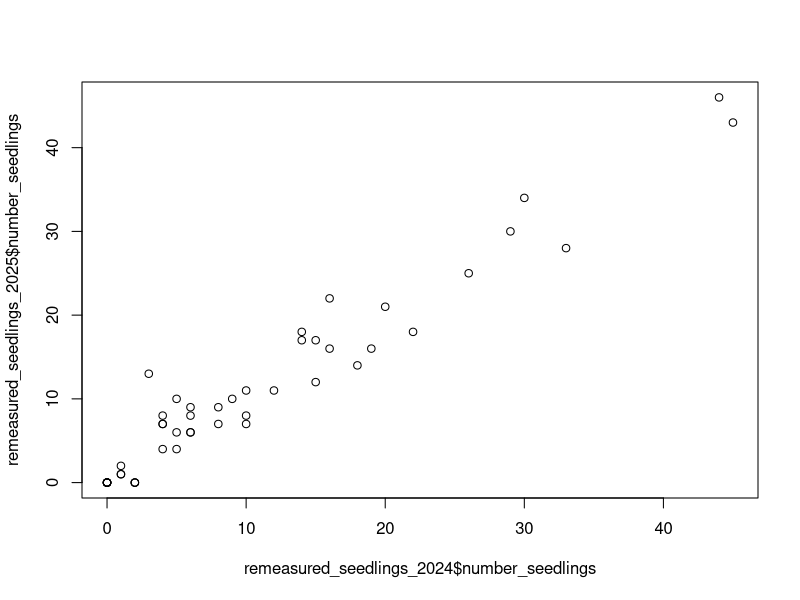
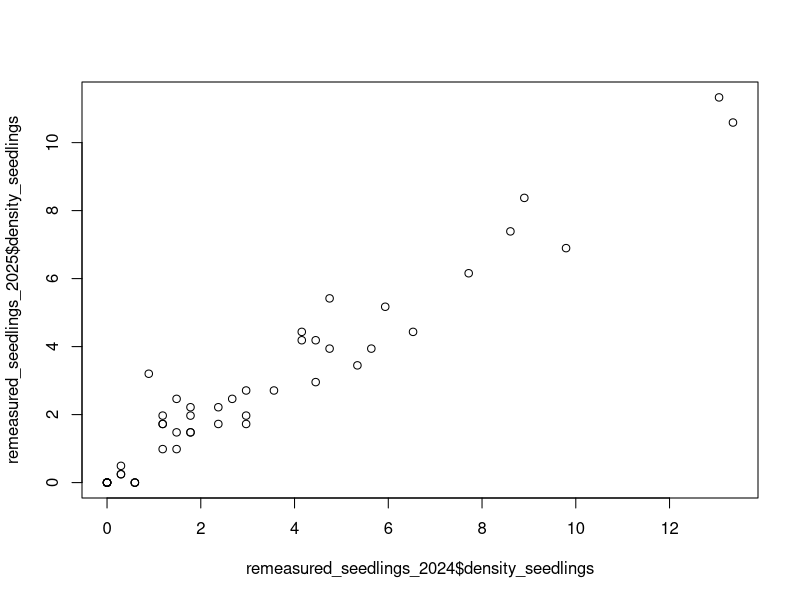
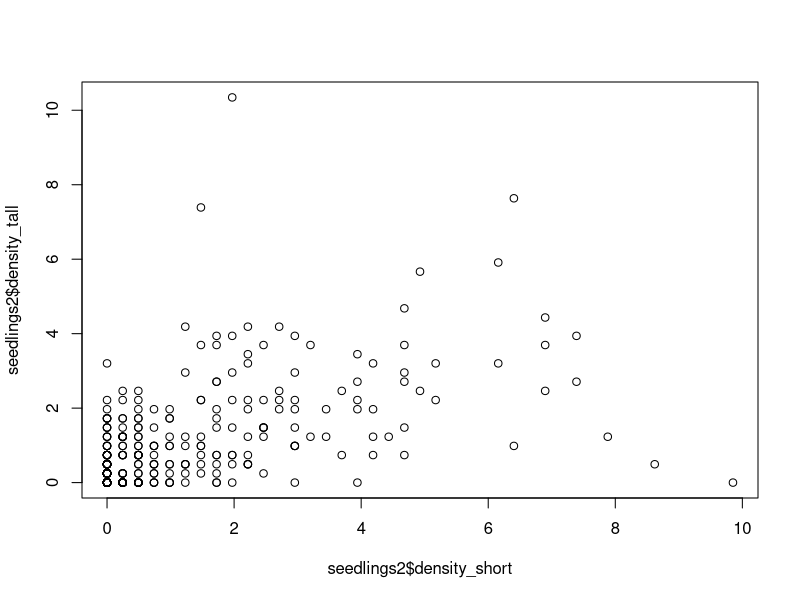
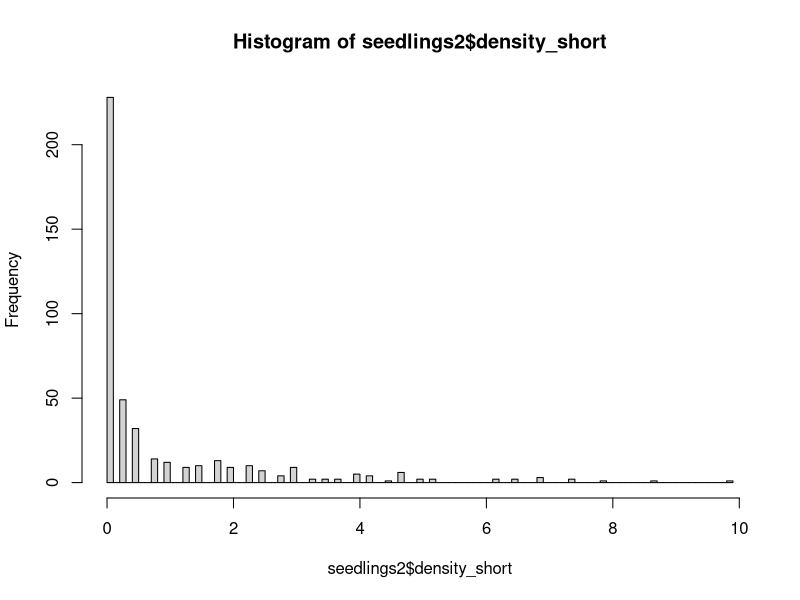
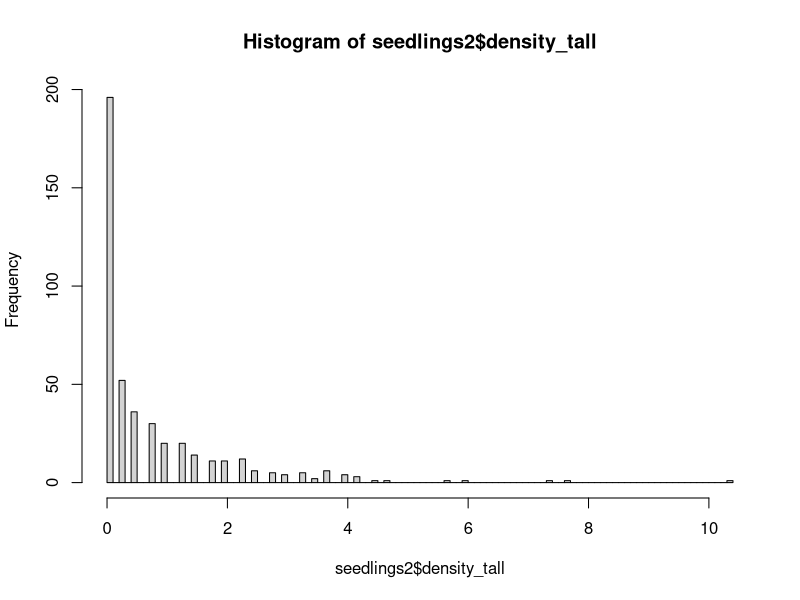
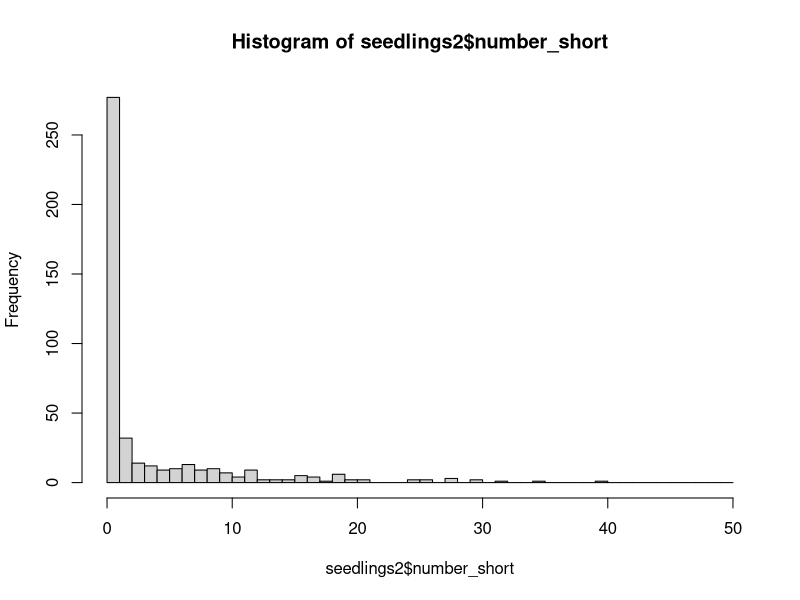
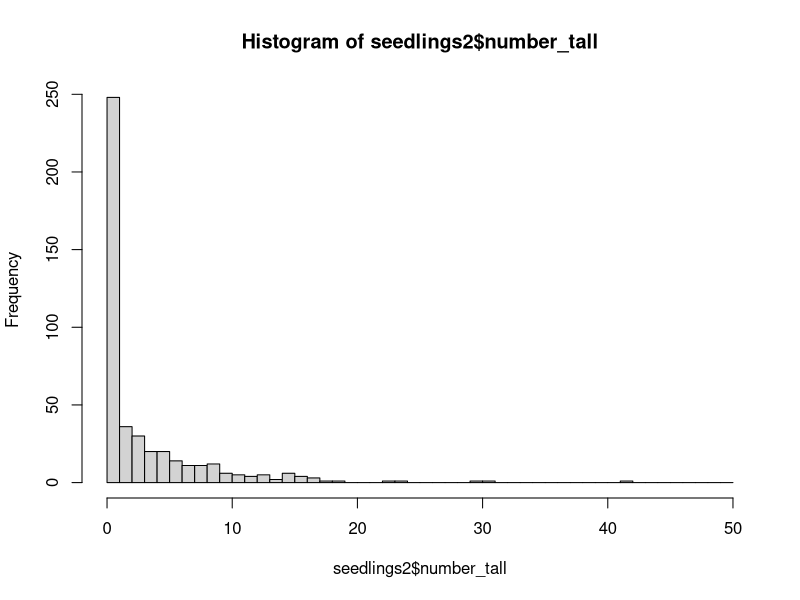
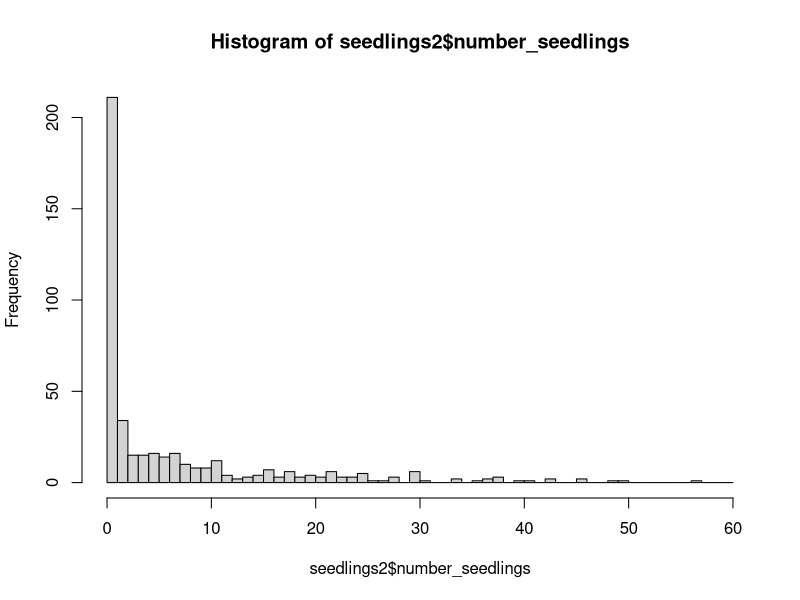

These figures' R source, in order:
# Aaron Tayal
# July 7, 2025
# The goal is to combine the 2024 and 2025 datasets. Do all the same
# things as for the 2024 data but now include the 2025 ash seedlings, saplings,
# and trees.

# Note: We re-measured some of the plots at Pontiac because the microplot PVC was
# too small in May 2024. 

library(ggplot2)
library(dplyr)


# Hydroclass -----------------------------------------------------------------

hydro <- read.csv("Raw_data/MI-plot-hydroclasses.csv")
str(hydro)
hydro$mstrlvl <- as.factor(hydro$mstrlvl)
# The column "mstrlvl" is either xeric, mesic, or hydric. All plots in one
# transect (3 plots) will have the same assignment of mstrlvl. I will also 
# call this the "hydroclass". The column "plotmstr" has a value from 1 to 5 
# (1 being driest and 5 being the most flooded). The "plotmstr" value can
# vary within a transect. I think it is based on the results of some kind of 
# soil moisture test, and also from personal experience of the moisture level
# of the plot (W. Klooster, personal communication)

# Note: "MI-plot-hydroclasses.csv" has hydroclass data for 129 plots, including
# some that I do not plan to visit because they are designated "non-ash" plots
# or they are at Brighton.

# Plot centers ################################################################

plot_centers0 <- read.csv("Raw_data/EAB_Michigan_2024_2025_plot_centers.csv")
str(plot_centers0)
# Kayla: for the center_tree column, I would encourage to split that into two 
# (one for species and one for dbh) same for the center tree updated column - done

# There are 111 plots (37 transects) that I plan to visit (and 2 extra rows due 
# to confusion about the true center for plot 75):
nrow(plot_centers0)

# Remove the 2 additional rows listing info on 75_north and 75_south:
plot_centers0 <- plot_centers0[plot_centers0$center_tree_number != "75_north",]
plot_centers0 <- plot_centers0[plot_centers0$center_tree_number != "75_south",]

nrow(plot_centers0)

# Make transect and park into factors:
plot_centers0$Transect <- as.factor(plot_centers0$Transect)
plot_centers0$Park <- as.factor(plot_centers0$Park)

# Make center tree number into an integer:
plot_centers0$center_tree_number <- as.integer(plot_centers0$center_tree_number)

# There are 111 plots that I have collected seedling data (not counting 75_north):
sum(plot_centers0$seedlings_done_y_n == "y")

# Similarly, there are 111 plots that I have collected sapling data (not counting 
# 75_north):
sum(plot_centers0$saplings_done_y_n == "y")

# There are 111 plots that I have collected tree data for (not counting 75_north).
sum(plot_centers0$trees_done_y_n == "y")

# Join the hydroclass data into the plot_centers dataframe:
plot_centers <- right_join(hydro, plot_centers0, by="center_tree_number")
nrow(plot_centers) == nrow(plot_centers0)

# Try to understand which hydroclasses (hydric, mesic, xeric) are found at 
# each Park:
table((plot_centers %>% filter(Park == "Highland"))$mstrlvl)
table((plot_centers %>% filter(Park == "Hudson Mills"))$mstrlvl)
table((plot_centers %>% filter(Park == "Indian Springs"))$mstrlvl)
table((plot_centers %>% filter(Park == "Island Lake"))$mstrlvl)
table((plot_centers %>% filter(Park == "Kensington"))$mstrlvl)
table((plot_centers %>% filter(Park == "Pontiac Lake"))$mstrlvl)
table((plot_centers %>% filter(Park == "Proud Lake"))$mstrlvl)
table(plot_centers$mstrlvl)

#write.csv(plot_centers, file="EAB_Michigan_2024_2025_plot_centers_with_hydro.csv", row.names = FALSE)

# Seedlings -------------------------------------------------------------------

seedlings <- read.csv("Raw_data/EAB_Michigan_2024_2025_ash_seedlings.csv")
str(seedlings)
# At one plot (75 at Indian Springs), we found two center trees marked 75.
# The true, original plot 75 is the one I want to use. I called this one 
# "75_south" in my datasheet this year. So I need to remove "75_north" rows and
# rename "75_south" rows as simply "75".
seedlings <- seedlings[seedlings$center_tree_number != "75_north",]
seedlings$center_tree_number[seedlings$center_tree_number == "75_south"] <- "75"
str(seedlings)

seedlings$center_tree_number <- as.integer(seedlings$center_tree_number)

# To combine the data on plot centers with the seedling data, I want to
# keep all rows in seedlings:
seedlings2 <- right_join(plot_centers, seedlings, by="center_tree_number")
# Test if the number of rows are the same,
# indicating that the datasets combined sucessfully:
nrow(seedlings2) == nrow(seedlings)

# We recorded data for each quadrant of each microplot, so I need to add up the
# four quadrants for short seedlings (those that are shorter than 25 cm):
seedlings2$number_short <- 
  seedlings2$northeast_number_established_short +
  seedlings2$southeast_number_established_short +
  seedlings2$southwest_number_established_short +
  seedlings2$northwest_number_established_short

# Same for tall seedlings:
seedlings2$number_tall <- 
  seedlings2$northeast_number_established_tall +
  seedlings2$southeast_number_established_tall +
  seedlings2$southwest_number_established_tall +
  seedlings2$northwest_number_established_tall

# Now make a column for the total number of seedlings (both short and tall):
seedlings2$number_seedlings <- seedlings2$number_short + seedlings2$number_tall

# Now I need to divide the raw counts by the area of the circular microplot to
# get the density. The density will be in units of stems per meter^2. 
# Note: because our first trip used a slightly smaller microplot to record 
# seedling numbers, I have a column to record the area of the microplot used.
seedlings2$density_short <-
  (seedlings2$number_short / seedlings2$area_of_microplot_m_squared)

seedlings2$density_tall <-
  (seedlings2$number_tall / seedlings2$area_of_microplot_m_squared)

seedlings2$density_seedlings <- 
  (seedlings2$number_seedlings / seedlings2$area_of_microplot_m_squared)

# Note: We re-measured some of the plots at Pontiac and Kensington in 2025 
# because the microplot PVC was too small in May 2024. I need to make sure these 
# measurements are roughly equivalent.
table(seedlings2$center_tree_number) # Some were measured twice
sum(table(seedlings2$center_tree_number) == 8) # 12 plots
remeasured_plots <- c(1, 2, 3, 49, 50, 53, 94, 95, 96, 97, 98, 99)

remeasured_seedlings_2024 <- seedlings2 %>% 
  filter(year_of_data_collection==2024 & center_tree_number %in% remeasured_plots)
remeasured_seedlings_2025 <- seedlings2 %>% 
  filter(year_of_data_collection==2025 & center_tree_number %in% remeasured_plots)

plot(remeasured_seedlings_2024$number_seedlings, remeasured_seedlings_2025$number_seedlings)
lm(remeasured_seedlings_2025$number_seedlings ~ remeasured_seedlings_2024$number_seedlings)

plot(remeasured_seedlings_2024$density_seedlings, remeasured_seedlings_2025$density_seedlings)
lm(remeasured_seedlings_2025$density_seedlings ~ remeasured_seedlings_2024$density_seedlings)

# I'm just going to go with the 2025 data, because that used the correct
# microplot size that was used for all the other plots. Take the 2024 plots
# out that were remeasured in 2025:
seedlings2 <- seedlings2 %>% 
  filter(!(year_of_data_collection==2024 & center_tree_number %in% remeasured_plots))

# For a common sense check, I'll plot the density of short seedlings against
# the density of tall seedlings.  I predict (prior to seeing it) that they 
# will be correlated.
plot(seedlings2$density_short,
     seedlings2$density_tall)

# I will plot histograms for short and tall seedlings. I want to know what is 
# the qualitative shape of the distribution:
hist(seedlings2$density_short, breaks=100)
hist(seedlings2$density_tall, breaks=100)

hist(seedlings2$number_short, breaks=seq(0,50,1)) # I wanted to see the count data, too
hist(seedlings2$number_tall, breaks=seq(0,50,1))
hist(seedlings2$number_seedlings, breaks=seq(0,60,1))

# Note: the stem density variables are pseudo-continuous, but really they are
# discrete, because the counts are discrete, and so there are only a limited
# number of values that the density can take.

# Summarise seedlings by plot #################################################

# I want to take an average of the 4 microplots in order to report data at the 
# plot level. 

# IMPORTANT NOTE: sometimes, we forgot to write the percent cover
# for 1 out of 4 of the microplots. I have instructed the code to strip NA values
# before taking the mean.

seedlings_by_plot <- seedlings2 %>% group_by(center_tree_number) %>% 
  summarise(number_microplots = n(),
            mean_percent_cover_seedlings = mean(percent_cover_0_0.5_1_3.5_8_15.5_25.5_etc, 
                                                na.rm=TRUE),
            mean_density_short_seedlings = mean(density_short),
            mean_density_tall_seedlings = mean(density_tall),
            mean_density_seedlings = mean(density_seedlings),
            total_number_short_seedlings = sum(number_short),
            total_number_tall_seedlings = sum(number_tall),
            total_number_seedlings = sum(number_seedlings))

# Create an overall data table at the plot level that records all variables
ash_by_plot1 <- left_join(plot_centers, seedlings_by_plot, by="center_tree_number")

# Saplings --------------------------------------------------------------------

saplings <- read.csv("Raw_data/EAB_Michigan_2024_2025_ash_saplings.csv")
str(saplings)
# Remove 75_north and rename 75_south to 75 (see seedlings for details)
saplings <- saplings[saplings$center_tree_number != "75_north",]
saplings$center_tree_number[saplings$center_tree_number == "75_south"] <- "75"

saplings$center_tree_number <- as.integer(saplings$center_tree_number)

# Recode the ash species presence or absence as 0 or 1
saplings$black_ash_present_0_1 <- 
  ifelse(saplings$black_ash_present_y_n == "y", 1,
         ifelse(saplings$black_ash_present_y_n == "n", 0, NA))

saplings$green_white_pumpkin_ash_present_0_1 <- 
  ifelse(saplings$green_white_pumpkin_ash_present_y_n == "y", 1,
         ifelse(saplings$green_white_pumpkin_ash_present_y_n == "n", 0, NA))

# Compute the number of saplings showing signs or symptoms of EAB:
saplings$number_stems_with_signs_symptoms <- round(
  saplings$number_of_stems * saplings$percent_stems_with_signs_or_symptoms / 100,
  digits = 0)

# What was the most common sign or symptom for ash saplings?
sum(saplings$number_of_stems != 0) # 170 subplot quadrants where nonzero numbers of ash saplings
sum(saplings$EAB_exit_holes_y_n == "y", na.rm=TRUE) # no exit holes were found on saplings
sum(saplings$woodpecker_marks_y_n == "y", na.rm=T) # 1 quadrant with woodpecker marks on saplings
sum(saplings$ash_bark_splitting_y_n == "y", na.rm=T) # 38 quadrants with ash bark splitting on saplings
sum(saplings$epicormic_sprouts_y_n == "y", na.rm = T) # 10 quadrants with epicormics on saplings
sum(saplings$basal_sprouts_y_n == "y", na.rm = T) # 6 quadrants with basal sprouts on saplings

# Trying to add in the plot center info to this dataframe:
saplings2 <- right_join(plot_centers, saplings, by="center_tree_number")
nrow(saplings) == nrow(saplings2)


# Saplings were counted in each quadrant, so I want to sum up the quadrants
# to get a total number of saplings by plot
saplings_by_plot <- saplings2 %>% group_by(center_tree_number) %>% 
  summarise(number_subplot_quadrants=n(),
            number_saplings = sum(number_of_stems),
            number_subplot_quadrants_with_black_ash_saplings = 
              sum(black_ash_present_0_1, na.rm = F),
            number_subplot_quadrants_with_green_white_pumpkin_ash_saplings = 
              sum(green_white_pumpkin_ash_present_0_1, na.rm = F),
            number_saplings_with_signs_symptoms = 
              sum(number_stems_with_signs_symptoms, na.rm=T))

# Make a dataframe that shows all the plots with nonzero numbers of saplings:
plots_with_nonzero_saplings <- saplings_by_plot %>% filter(number_saplings != 0)

# To find the density of saplings, I need to divide the number of saplings 
# found in the subplot (8 meters in radius) by the area of that subplot. 
# The area of the subplot is 201.062 m^2. The unit will be stems per m^2.
saplings_by_plot$density_saplings_stems_per_m_squared <- 
  saplings_by_plot$number_saplings / 201.062

# Join saplings_by_plot to the overall ash_by_plot dataframe:
ash_by_plot2 <- left_join(ash_by_plot1, saplings_by_plot, by="center_tree_number")

# Small trees and trees -------------------------------------------------------

trees <- read.csv("Raw_data/EAB_Michigan_2024_2025_ash_trees.csv")

# Remove 75_north and rename 75_south to 75 (see seedlings for details)
trees <- trees[trees$center_tree_number != "75_north",]
trees$center_tree_number[trees$center_tree_number == "75_south"] <- "75"

trees$center_tree_number <- as.integer(trees$center_tree_number)
trees$ash_species <- as.factor(trees$ash_species)
trees$canopy_condition_1_5 <- as.factor(trees$canopy_condition_1_5)

# Add in plot center data
trees2 <- right_join(plot_centers, trees, by="center_tree_number")
nrow(trees) == nrow(trees2)

# Remove any rows where the species of tree is not ash (keep rows where 
# ash_species is NA)
# Note: the hickory and Zanthoxylum rows were tagged trees
levels(trees2$ash_species)
trees2 <- trees2[( trees2$ash_species != "hickory" | is.na(trees2$ash_species) ), ]
trees2 <- trees2[( trees2$ash_species != "Zanthoxylum (prickly ash)" | is.na(trees2$ash_species) ), ]
trees2$ash_species <- droplevels(trees2$ash_species)
levels(trees2$ash_species)

# I want to make a column that simplifies ash_species so that there are only 
# three categories: black, green/white/pumpkin, and unknown
trees2$ash_species_simple <- as.character(trees2$ash_species)
trees2$ash_species_simple[trees2$ash_species_simple == "green"] <- "green_white_or_pumpkin"
trees2$ash_species_simple[trees2$ash_species_simple == "green or pumpkin"] <- "green_white_or_pumpkin"
trees2$ash_species_simple[trees2$ash_species_simple == "green or white"] <- "green_white_or_pumpkin"
trees2$ash_species_simple[trees2$ash_species_simple == "green white or pumpkin"] <- "green_white_or_pumpkin"
trees2$ash_species_simple[trees2$ash_species_simple == "black?"] <- "unknown"
trees2$ash_species_simple[trees2$ash_species_simple == "?"] <- "unknown"
trees2$ash_species_simple[trees2$ash_species_simple == "green?"] <- "unknown"
trees2$ash_species_simple[trees2$ash_species_simple == "white?"] <- "unknown"
trees2$ash_species_simple <- as.factor(trees2$ash_species_simple)
table(trees2$ash_species_simple)

# Are all the center tree numbers that I visited covered in the ash tree dataset?
sort(unique(trees2$center_tree_number)) # Yes they are. I did not visit
# Brighton

# Make sure the variable that records which quadrant the tree was in is accurate:
trees2$quadrant_NE_SE_SW_NW <- as.factor(trees2$quadrant_NE_SE_SW_NW)
summary(trees2$quadrant_NE_SE_SW_NW)
trees2[trees2$quadrant_NE_SE_SW_NW == "?",] # The only rows with ? for quadrant
# are about 100 meters from the center (and so will be filtered out)

# Which rows are simply recording the absence of any trees?
c <- trees2$center_tree_number[trees2$quadrant_NE_SE_SW_NW == "none"] # center tree #s of rows recording the absence of a tree
c
unique(c)
d <- trees2$center_tree_number[trees2$quadrant_NE_SE_SW_NW != "none"] # center tree #s of rows recording the presence of a tree
unique(d)
intersect(unique(c), unique(d)) # Make sure no trees are recorded from plots
# also marked as having no trees.

# We only recorded compass direction at the beginning of summer 2024
# (it was a lot of work). But we can at least check the data against quadrant
# to see if they agree
trees2$compass_direction <- as.numeric(trees2$compass_direction)
ggplot(data=trees2, aes(x=quadrant_NE_SE_SW_NW, y=compass_direction)) +
  geom_point() +
  geom_hline(yintercept=90) +
  geom_hline(yintercept=180) +
  geom_hline(yintercept=270)
# Looks like there are three rows where compass direction and quadrant disagree:
trees2[trees2$compass_direction > 270 & trees2$quadrant_NE_SE_SW_NW != "NW" &
         is.na(trees2$compass_direction) == FALSE , ]
# All of these three rows were tagged ash. When it comes time to identify tagged
# ash in datasets from previous years, we will know about this issue. I'm not
# going to try to change anything right now.

# I want to create a new dataframe of trees so that small trees (2.5-10 cm DBH)
# are counted only if they occur within the 8 meter radius subplot. Furthermore,
# trees (10 cm DBH and up) are counted only if they occur within the 18 meter
# radius main plot

# First I need to change the variable distance_to_center_meters into a 
# numeric variable.  For many of the trees inside the 8 meter subplot, we
# simply wrote "less than 8" to indicate it was in the subplot. So now I 
# will name these as 4 (4 meters) even though they ranged from 0 m to 8 m
trees2$distance_to_center_meters_simple <- trees2$distance_to_center_meters
trees2$distance_to_center_meters_simple[trees2$distance_to_center_meters_simple == "less than 8"] <- "4"
trees2$distance_to_center_meters_simple[trees2$distance_to_center_meters_simple == "between 8 and 18"] <- "13"
trees2$distance_to_center_meters_simple[trees2$distance_to_center_meters_simple == "greater than 18"] <- "25"
trees2$distance_to_center_meters_simple[trees2$distance_to_center_meters_simple == "approx 100 m"] <- "100"
trees2$distance_to_center_meters_simple <- as.numeric(trees2$distance_to_center_meters_simple)
hist(trees2$distance_to_center_meters_simple, breaks=100)

# Filter small and big trees ###################################################

# Small trees must be >= 2.5 cm DBH AND < 10 cm DBH AND distance to the center
# must be <= 8 meters
small_trees <- trees2 %>% dplyr::filter(quadrant_NE_SE_SW_NW != "none") %>%
  dplyr::filter(diameter_at_137_cm_in_cm >= 2.5) %>%
  dplyr::filter(diameter_at_137_cm_in_cm < 10) %>%
  dplyr::filter(distance_to_center_meters_simple <= 8)
plot(small_trees$diameter_at_137_cm_in_cm)
hist(small_trees$diameter_at_137_cm_in_cm, breaks=50)
plot(small_trees$distance_to_center_meters_simple)

# Big trees must be >= 10 cm DBH AND distance to the center must be <= 18 meters
big_trees <- trees2 %>% dplyr::filter(quadrant_NE_SE_SW_NW != "none") %>%
  dplyr::filter(diameter_at_137_cm_in_cm >= 10) %>%
  dplyr::filter(distance_to_center_meters_simple <= 18)
plot(big_trees$diameter_at_137_cm_in_cm) # Note the one giant dead standing ash 
# tree. The rest of the trees are under 15 cm DBH.
plot(big_trees$distance_to_center_meters_simple)

# Make a dataframe that combines the (individual observations of) small trees 
# and big trees:
all.equal(colnames(small_trees), colnames(big_trees)) # column names are the same
small_and_big_trees <- bind_rows(small_trees, big_trees)

#write.csv(small_and_big_trees, file="Cleaned_data/individual_trees.csv", row.names = FALSE)

# Summarise ash tree occurence by plot #########################################

# Now, create a summary of how many ash small trees were found in each plot
# and what the basal area was. To calculate basal area, take the diameters, 
# and convert to areas and add them up, then convert the units from cm^2 to 
# meters^2 by dividing by 10,000. Note: I have not yet divided
# by the area of the subplot yet.
small_trees_by_plot <- small_trees %>% group_by(center_tree_number) %>%
  summarise(number_small_trees = n(),
            number_small_trees_green_white_or_pumpkin = sum(ash_species_simple=="green_white_or_pumpkin"),
            number_small_trees_black = sum(ash_species_simple=="black"),
            number_small_trees_unknown_species = sum(ash_species_simple=="unknown"),
            basal_area_small_trees_in_m_squared = 
              sum(pi * (diameter_at_137_cm_in_cm / 2) ^ 2) / 10000,
            number_living_small_trees = sum(canopy_condition_1_5 != 5 | is.na(canopy_condition_1_5)), # Note: there is one tree with no canopy condition entered (we forgot), but it
            # can be inferred by the comments that this tree was alive
            basal_area_living_small_trees_in_m_squared = 
              sum(pi * ((ifelse(canopy_condition_1_5 != 5 | is.na(canopy_condition_1_5), 
                                diameter_at_137_cm_in_cm, 0)) / 2) ^ 2) / 10000,
            
            number_healthy_small_trees = sum(canopy_condition_1_5 == 1, na.rm = TRUE),
            number_declining_small_trees = sum(canopy_condition_1_5 %in% c(2,3,4), na.rm = TRUE),
            number_dead_small_trees = sum(canopy_condition_1_5 == 5, na.rm = TRUE)
  )


# Now, for any center tree numbers not mentioned in small_trees_by_plot,
# but that are in trees2, I'd like to put another row with a zero in it:
b <- sort(unique(trees2$center_tree_number))
b # b is all the center tree numbers where presence/absence of trees was recorded
e <- small_trees_by_plot$center_tree_number
e # e is all the center tree numbers where small trees were found in the subplot
f <- sort(setdiff(b, e)) # f is all the center tree numbers were zero small
# trees were found in the subplot
f

# Add a row for each center tree where no small trees were found in the subplot:
for (k in (1:length(f))){
  info <- data.frame(center_tree_number=f[k])
  info$number_small_trees <- 0
  info$number_small_trees_green_white_or_pumpkin <- 0
  info$number_small_trees_black <- 0
  info$number_small_trees_unknown_species <- 0
  info$basal_area_small_trees_in_m_squared <- 0
  info$number_living_small_trees <- 0
  info$basal_area_living_small_trees_in_m_squared <- 0
  info$number_healthy_small_trees <- 0
  info$number_declining_small_trees <- 0
  info$number_dead_small_trees <- 0
  small_trees_by_plot <- small_trees_by_plot %>% bind_rows(info)
}

# Reorder the rows by center_tree_number
small_trees_by_plot <- small_trees_by_plot %>% arrange(center_tree_number)

small_trees_by_plot$center_tree_number

# To find the density of small trees, I need to divide the number of them 
# found in the subplot (8 meters in radius) by the area of that subplot. 
# The area of the subplot is 201.062 m^2. Then I'll multiply by 10,000 to convert
# to hectares:
small_trees_by_plot$density_small_trees_stems_per_ha <- 
  ( small_trees_by_plot$number_small_trees / 201.062 ) * 10000 # 10,000 m^2 in 1 ha

# Now find the basal area of small trees in meters^2 per hectare. I do this by 
# dividing by the area of the subplot over which small trees were recorded and
# then multiplying by 10,000 to convert into meters^2 of basal area per hectare
small_trees_by_plot$basal_area_small_trees_m_squared_per_ha <-
  ( small_trees_by_plot$basal_area_small_trees_in_m_squared / 201.062 ) * 10000

# Find the density of living small trees:
small_trees_by_plot$density_living_small_trees_stems_per_ha <- 
  ( small_trees_by_plot$number_living_small_trees / 201.062 ) * 10000

# Find the basal area of living small trees in m^2 / ha:
small_trees_by_plot$basal_area_living_small_trees_m_squared_per_ha <-
  ( small_trees_by_plot$basal_area_living_small_trees_in_m_squared / 201.062 ) * 10000


# Now the same type of summary for big trees
big_trees_by_plot <- big_trees %>% group_by(center_tree_number) %>%
  summarise(number_big_trees = n(),
            number_living_big_trees = sum(canopy_condition_1_5 != 5),
            basal_area_big_trees_in_m_squared = 
              sum(pi * (diameter_at_137_cm_in_cm / 2) ^ 2) / 10000,
            basal_area_living_big_trees_in_m_squared = 
              sum(pi * ((ifelse(canopy_condition_1_5 != 5, 
                                diameter_at_137_cm_in_cm, 0)) / 2) ^ 2) / 10000
  )

# Now merge big_trees_by_plot into the small_trees_by_plot dataframe:
trees_by_plot <- full_join(small_trees_by_plot, 
                           big_trees_by_plot, by="center_tree_number")
# Replace NAs with zeros for number of big trees and basal area of big trees:
trees_by_plot$number_big_trees[is.na(trees_by_plot$number_big_trees)] <- 0
trees_by_plot$number_living_big_trees[is.na(trees_by_plot$number_living_big_trees)] <- 0
trees_by_plot$basal_area_big_trees_in_m_squared[is.na(trees_by_plot$basal_area_big_trees_in_m_squared)] <- 0
trees_by_plot$basal_area_living_big_trees_in_m_squared[is.na(trees_by_plot$basal_area_living_big_trees_in_m_squared)] <- 0

# Calculate the density of big trees in stems per hectare:
trees_by_plot$density_big_trees_stems_per_ha <- 
  ( trees_by_plot$number_big_trees / 1017.876 ) * 10000

# Calculate the basal area of big trees in meters^2 per hectare
trees_by_plot$basal_area_big_trees_m_squared_per_ha <-
  ( trees_by_plot$basal_area_big_trees_in_m_squared / 1017.876 ) * 10000

# Calculate the density of *living* big trees in stems per hectare:
trees_by_plot$density_living_big_trees_stems_per_ha <- 
  ( trees_by_plot$number_living_big_trees / 1017.876 ) * 10000

# Calculate the basal area of *living* big trees in meters^2 per hectare
trees_by_plot$basal_area_living_big_trees_m_squared_per_ha <-
  ( trees_by_plot$basal_area_living_big_trees_in_m_squared / 1017.876 ) * 10000

# Combine trees_by_plot with the other ash data:
ash_by_plot <- left_join(ash_by_plot2, trees_by_plot, by="center_tree_number")

# Write the overall dataframe, ash_by_plot, to a csv file
#write.csv(ash_by_plot, file="Cleaned_data/ash_by_plot.csv", row.names = FALSE)

# Summarise ash occurence by transect #########################################

table(ash_by_plot[ash_by_plot$seedlings_done_y_n == "n","Transect"]) 
table(ash_by_plot[ash_by_plot$saplings_done_y_n == "n","Transect"]) 
table(ash_by_plot[ash_by_plot$trees_done_y_n == "n","Transect"]) 
# Note that not all three plots had been visited in 2024 for transects:
# AA (1 visited), DD (2 visited), P (2 visited), 
# Q (2 visited), Z (1 visited but not completed for trees), ZD (0 visited), 
# and ZE (0 visited). 

# UPDATE: ALL PLOTS HAVE BEEN COMPLETED by 2025. THE PLOT CENTERS DATASET NEEDS TO BE 
# UPDATED.

# Transect-level summary 
ash_by_transect <- ash_by_plot %>% group_by(Transect) %>%
  summarize(
    number_of_plots = n(),
    Park=first(Park),
    mstrlvl = first(mstrlvl),
    mean_plotmstr = mean(plotmstr),
    
    # seedlings:
    number_microplots = sum(number_microplots),
    mean_percent_cover_seedlings = mean(mean_percent_cover_seedlings),
    mean_density_short_seedlings = mean(mean_density_short_seedlings), # units are stems/m^2
    mean_density_tall_seedlings = mean(mean_density_tall_seedlings), # stems/m^2
    mean_density_seedlings = mean(mean_density_seedlings), # stems/m^2
    total_number_short_seedlings = sum(total_number_short_seedlings),
    total_number_tall_seedlings = sum(total_number_tall_seedlings),
    total_number_seedlings = sum(total_number_seedlings),
    
    # saplings:
    number_subplot_quadrants = sum(number_subplot_quadrants),
    total_number_saplings = sum(number_saplings),
    mean_density_saplings_stems_per_m_squared = mean(density_saplings_stems_per_m_squared), # stems/m^2
    total_number_saplings_with_signs_symptoms = sum(number_saplings_with_signs_symptoms),
    
    # small trees:
    total_number_small_trees = sum(number_small_trees),
    total_number_small_trees_green_white_or_pumpkin = sum(number_small_trees_green_white_or_pumpkin),
    total_number_small_trees_black = sum(number_small_trees_black),
    total_number_small_trees_unknown_species = sum(number_small_trees_unknown_species),
    total_number_living_small_trees = sum(number_living_small_trees),
    mean_density_small_trees_stems_per_ha = mean(density_small_trees_stems_per_ha),
    mean_density_living_small_trees_stems_per_ha = mean(density_living_small_trees_stems_per_ha),
    mean_basal_area_small_trees_m_squared_per_ha = mean(basal_area_small_trees_m_squared_per_ha),
    mean_basal_area_living_small_trees_m_squared_per_ha = mean(basal_area_living_small_trees_m_squared_per_ha),
    
    # big trees:
    total_number_big_trees = sum(number_big_trees),
    total_number_living_big_trees = sum(number_living_big_trees),
    mean_density_living_big_trees_stems_per_ha = mean(density_living_big_trees_stems_per_ha),
    mean_basal_area_living_big_trees_m_squared_per_ha = mean(basal_area_living_big_trees_m_squared_per_ha)
  )

#write.csv(ash_by_transect, file="Cleaned_data/ash_by_transect.csv", row.names = FALSE)

# Summarize ash occurrence by hydroclass ######################################
# I'd like to make a data table that shows the mean and standard error of 
# each of the ash density variables. This will become a table in my results.

ash_by_transect %>%
  group_by(mstrlvl) %>%
  summarize(
    n = n(),
    mean_density = mean(mean_density_seedlings),
    sd_density = sd(mean_density_seedlings),
    se_density = sd_density / sqrt(n)
  )

ash_by_transect %>% group_by(mstrlvl) %>%
  summarize(mean_percent_cover_seedlings = mean(mean_percent_cover_seedlings),
            std_error_percent_cover_seedlings = sd(mean_percent_cover_seedlings))

ash_by_hydro <- ash_by_transect %>% group_by(mstrlvl) %>%
  summarize(
    number_of_transects = n(),
    mean_plotmstr = mean(mean_plotmstr),
    
    # seedlings:
    number_microplots = sum(number_microplots),
    avrg_perc_cov_seedl = mean(mean_percent_cover_seedlings),
    stder_perc_cov_seedl = sd(mean_percent_cover_seedlings) / sqrt(n()),
    
    avrg_density_short_seedl = mean(mean_density_short_seedlings), # units are stems/m^2
    stder_density_short_seedl = sd(mean_density_short_seedlings) / sqrt(n()),
    
    avrg_density_tall_seedlings = mean(mean_density_tall_seedlings), # stems/m^2
    stder_density_tall_seedl = sd(mean_density_tall_seedlings) / sqrt(n()),
    
    avrg_density_seedl = mean(mean_density_seedlings), # stems/m^2
    stder_density_seedl = sd(mean_density_seedlings) / sqrt(n()),
    
    total_number_short_seedlings = sum(total_number_short_seedlings),
    total_number_tall_seedlings = sum(total_number_tall_seedlings),
    total_number_seedlings = sum(total_number_seedlings),
    
    # saplings:
    number_subplot_quadrants = sum(number_subplot_quadrants),
    
    avrg_density_saplings_stems_per_ha = 10000 * mean(mean_density_saplings_stems_per_m_squared), # stems/m^2
    stder_density_saplings_stems_per_ha = 10000 * sd(mean_density_saplings_stems_per_m_squared) / sqrt(n()),
    
    # small trees:
    
    avrg_density_small_trees_stems_per_ha = mean(mean_density_small_trees_stems_per_ha),
    
    avrg_density_living_small_trees_stems_per_ha = mean(mean_density_living_small_trees_stems_per_ha),
    stder_density_living_small_trees_stems_per_ha = sd(mean_density_living_small_trees_stems_per_ha) / sqrt(n()),
    
    avrg_basal_area_living_small_trees_m_squared_per_ha = mean(mean_basal_area_living_small_trees_m_squared_per_ha),
    stder_basal_area_living_small_trees_m_squared_per_ha = sd(mean_basal_area_living_small_trees_m_squared_per_ha) / 
      sqrt(n()),
    
    # big trees:
    
    avrg_density_living_big_trees_stems_per_ha = mean(mean_density_living_big_trees_stems_per_ha),
    stder_density_living_big_trees_stems_per_ha = sd(mean_density_living_big_trees_stems_per_ha) / sqrt(n()),
    
    avrg_basal_area_living_big_trees_m_squared_per_ha = mean(mean_basal_area_living_big_trees_m_squared_per_ha),
    stder_basal_area_living_big_trees_m_squared_per_ha = sd(mean_basal_area_living_big_trees_m_squared_per_ha) / 
      sqrt(n())
    
      )

#write.csv(ash_by_hydro, file="Cleaned_data/ash_by_hydro.csv", row.names = FALSE)

# NEEDS WORK Graph the data ###################################################

# How many plots had ash of any size class?
ash_by_plot$sum_of_seedlings_saplings_living_small_big_trees <-
  ash_by_plot$total_number_seedlings +
  ash_by_plot$number_saplings +
  ash_by_plot$number_living_small_trees +
  ash_by_plot$number_living_big_trees
sum(ash_by_plot$sum_of_seedlings_saplings_living_small_big_trees != 0, na.rm = T) # 105

# I want to make a violin plot that shows the distribution of seedling densities
# for each of the three hydroclasses (xeric, mesic, and hydric)
ggplot(data=seedlings2, aes(x=factor(mstrlvl), 
                            y=density_seedlings)) +
  geom_violin() +
  geom_jitter(height=0, width=0.1, alpha=0.5) +
  xlab("Hydroclass") +
  ylab(bquote("Density of ash seedlings \n in microplots" ~ (stems/m^2))) + theme_classic()

# Make a graph that shows the seedling densities by hydroclass, at the plot level
ggplot(data=ash_by_plot, aes(x=factor(mstrlvl), y=mean_density_seedlings)) +
  geom_violin() +
  geom_jitter(height=0, width=0.1, alpha=0.5) +
  xlab("Hydroclass of plot") +
  ylab(bquote("Density of ash seedlings \n (stems/m^2)")) +
  scale_y_continuous(breaks=seq(0,9,2)) +
  theme_bw() + theme(text = element_text(size = 15))

# Make a similar graph for short seedlings (under 25 cm):
ggplot(data=ash_by_plot, aes(x=factor(mstrlvl), y=mean_density_short_seedlings)) +
  geom_violin() +
  geom_jitter(height=0, width=0.1, alpha=0.5) +
  xlab("Hydroclass") +
  ylab(bquote("Density of short ash seedlings <25 cm  " ~ (stems/m^2))) +
  theme_bw()

# Same for tall seedlings:
ggplot(data=ash_by_plot, aes(x=factor(mstrlvl), y=mean_density_tall_seedlings)) +
  geom_violin() +
  geom_jitter(height=0, width=0.1, alpha=0.5) +
  xlab("Hydroclass") +
  ylab(bquote("Density of tall ash seedlings 25-137 cm  " ~ (stems/m^2))) +
  theme_bw()

# And for percent cover:
ggplot(data=ash_by_plot, aes(x=factor(mstrlvl), y=mean_percent_cover_seedlings)) +
  geom_violin() +
  geom_jitter(height=0, width=0.1, alpha=0.5) +
  xlab("Hydroclass") +
  ylab("Percent cover of ash seedlings (%)") +
  theme_bw()

# Make a graph that shows the seedling densities by hydroclass, at the transect level:
ggplot(data=ash_by_transect, aes(x=mstrlvl, y=mean_density_seedlings)) +
  geom_violin() +
  geom_jitter(height=0, width=0.1, alpha=0.5) +
  xlab("Hydroclass") +
  ylab(bquote("Density of ash seedlings " ~ (stems/m^2))) +
  scale_y_continuous(breaks=seq(0,9,2)) +
  theme_bw()

# Make a graph that shows the number of seedlings by hydroclass, at the transect level:
ggplot(data=ash_by_transect, aes(x=mstrlvl, y=total_number_seedlings)) +
  geom_violin() +
  geom_jitter(height=0, width=0.1, alpha=0.5) +
  xlab("Hydroclass") +
  ylab("Total number of ash seedlings (stems)") +
  theme_bw()

# Make a graph that shows the percent cover by hydroclass, at the transect level
ggplot(data=ash_by_transect, aes(x=mstrlvl, y=mean_percent_cover_seedlings)) +
  geom_violin() +
  geom_jitter(height=0, width=0.1, alpha=0.5) +
  xlab("Hydroclass") +
  ylab("Percent cover of ash seedlings (%)") +
  theme_bw()

# Make a graph that shows the seedling densities by park, at the transect level:
ggplot(data=ash_by_transect, aes(x=Park, y=mean_density_seedlings)) +
  geom_violin() +
  geom_jitter(height=0, width=0.1, alpha=0.5) +
  xlab("Hydroclass") +
  ylab(bquote("Density of ash seedlings " ~ (stems/m^2))) +
  scale_y_continuous(breaks=seq(0,9,2)) +
  theme_bw()

# Now, make a violin plot that shows the density of saplings found at each plot, 
# as a function of hydroclass
ggplot(data=ash_by_plot, aes(x=factor(mstrlvl), 
                             y=density_saplings_stems_per_m_squared)) + 
  geom_violin() +
  geom_jitter(height=0, width=0.1, alpha=0.5) +
  xlab("Hydroclass of plot") +
  ylab(bquote("Density of ash saplings \n(stems/m^2)")) +
  theme_bw() + theme(text = element_text(size = 15))

# Now, make a violin plot that shows the mean density of saplings found at each 
# transect, as a function of hydroclass
ggplot(data=ash_by_transect, aes(x=mstrlvl, 
                                 y=mean_density_saplings_stems_per_m_squared)) + 
  geom_violin() + geom_jitter(height=0, width=0.1, alpha=0.5) + xlab("Hydroclass") +
  ylab(bquote("Density of ash saplings " ~ (stems/ha))) + theme_bw()

# Now, make a violin plot that shows the density of small trees found at each 
# plot, as a function of hydroclass
ggplot(data=ash_by_plot, 
       aes(x=mstrlvl, y=density_small_trees_stems_per_ha)) + 
  geom_violin() +
  geom_jitter(height=0, width=0.1, alpha=0.5) +
  xlab("Hydroclass") +
  ylab(bquote("Density of ash small trees " ~ (stems/hectare))) +
  theme_bw()

# Make a violin plot that shows the density of small trees and big trees
# found at each plot, as a function of hydroclass
ggplot(data=ash_by_plot, 
       aes(x=mstrlvl, y=density_living_small_trees_stems_per_ha + 
             density_living_big_trees_stems_per_ha)) + 
  geom_violin() +
  geom_jitter(height=0, width=0.1, alpha=0.5) +
  xlab("Hydroclass of plot") +
  ylab("Combined density of living \nunderstory and overstory ash \n(stems/hectare)") +
  theme_bw() + theme(text = element_text(size = 15))


# Plot the basal area per hectare found at each plot as a function of hydroclass:
ggplot(data=ash_by_plot, aes(x=mstrlvl,
                             y=basal_area_small_trees_m_squared_per_ha)) +
  geom_violin() +
  geom_jitter(height=0, width=0.1, alpha=0.5) +
  xlab("Hydroclass") +
  ylab(bquote("Basal area of ash small trees " ~ (m^2/hectare))) +
  theme_bw()

# Now, make a violin plot that shows the number of big trees found at each 
# plot, as a function of hydroclass
ggplot(data=ash_by_plot, aes(x=mstrlvl, 
                             y=density_big_trees_stems_per_ha)) + 
  geom_violin() +
  geom_jitter(height=0, width=0.1, alpha=0.5) +
  xlab("Hydroclass") +
  ylab(bquote("Density of ash big trees " ~ (stems/ha))) +
  theme_bw()

ggplot(data=ash_by_transect, aes(x=mstrlvl, 
                                 y=mean_density_small_trees_stems_per_ha)) + 
  geom_violin() +
  geom_jitter(height=0, width=0.1, alpha=0.5) +
  xlab("Hydroclass") +
  ylab(bquote("Density of ash small trees " ~ (stems/hectare))) +
  theme_bw()

# Graph the basal area per ha of small trees by hydroclass, at the transect level:
ggplot(data=ash_by_transect, aes(x=mstrlvl, 
                                 y=mean_basal_area_small_trees_m_squared_per_ha)) + 
  geom_violin() +
  geom_jitter(height=0, width=0.1, alpha=0.5) +
  xlab("Hydroclass") +
  ylab(bquote("Basal area of ash small trees " ~ (m^2/hectare))) +
  theme_bw()

# Ash tree histograms and scatters #############################################

# How many trees were found of various diameter classes, colored by ash species?
species_colors <- c(black="black", green_white_or_pumpkin="darkgreen", unknown="lightblue")
ggplot(data=small_and_big_trees) +
  geom_histogram(aes(x=diameter_at_137_cm_in_cm, fill=ash_species_simple),
                 position="stack", breaks=c(2.5,5,7.5,10,12.5), color="black") + 
  scale_fill_manual(values=species_colors) + 
  theme_classic() + ylab("Number of stems") + xlab("Diameter at breast height (cm)") +
  guides(fill = guide_legend(title = "Ash species"))

# How many trees were found of various diameter classes, colored by hydroclass?
ggplot(data=small_and_big_trees) +
  geom_histogram(aes(x=diameter_at_137_cm_in_cm, fill=mstrlvl),
                 position="stack", breaks=c(2.5,5,7.5,10, 12.5), color="black") + 
  theme_classic() + xlab("Diameter at breast height (cm)") + ylab("Number of stems") +
  scale_fill_discrete(name = "Hydrological\nclass")

# How many black ash trees were found of various diameter classes, colored by
# canopy condition (1-5)?
black_ash_in_hydric <- filter(small_and_big_trees, ash_species_simple=="black", 
                              mstrlvl=="hydric", !is.na(canopy_condition_1_5)) # drop one observation without a canopy condition
ggplot(data=black_ash_in_hydric) +
  geom_histogram(aes(x=diameter_at_137_cm_in_cm, fill=canopy_condition_1_5),
                 position="stack", breaks=seq(2.5,12.5,2.5), color="black") + 
  theme_classic() + scale_fill_brewer() + xlab("Diameter at breast height (cm)") +
  ylab("Number of stems") + ylim(0,85)+
  #guides(fill ="none")+
  guides(fill = guide_legend(title = "Canopy condition \nrating \n(1=healthy, \n5=defoliated)"))+
  labs(title="Black ash in hydric forests") +
  theme(text = element_text(size = 15))

# How many green/pumpkin ash trees were found of various diameter classes, colored by
# canopy condition (1-5)?
green_pumpkin_ash_in_hydric <- filter(small_and_big_trees, 
                                      ash_species_simple=="green_white_or_pumpkin", 
                                      mstrlvl=="hydric")
ggplot(data=green_pumpkin_ash_in_hydric) +
  geom_histogram(aes(x=diameter_at_137_cm_in_cm, fill=canopy_condition_1_5),
                 position="stack", breaks=seq(2.5,12.5,2.5), color="black") + 
  theme_classic() + scale_fill_brewer() + xlab("Diameter at breast height (cm)") +
  ylab("Number of stems") + ylim(0,85)+
  guides(fill = guide_legend(title = "Canopy condition \nrating \n(1=healthy, \n5=defoliated)"))+
  labs(title="Green and pumpkin ash in hydric forests")+
  theme(text = element_text(size = 15))


# Make a scatter plot of the trees with diameter in the x-axis and 
# canopy condition in the y-axis.
ggplot(data=small_and_big_trees, aes(x=diameter_at_137_cm_in_cm, 
                                     y=as.integer(canopy_condition_1_5),
                                     color=ash_species_simple)) +
  scale_color_manual(values = species_colors)+
  geom_jitter(height=0.05, width=0, alpha=0.4) +
  theme_classic() + xlim(c(2.5, 12.5))+
  xlab("Diameter at breast height (cm)")+
  ylab("Canopy condition rating \n(1=healthy, 5=defoliated)") +
  labs(color="Ash species")
# Eventually, I want to build a generalized linear mixed effects model to
# explore the relationship (canopy condition) ~ DBH + (1|Park)

# Make a bar graph to show species of ash for small ash trees at plots. The 
# x-axis is Plot_ID and the y-axis is the stacked number of occurences of black ash
# and green/white/pumpkin ash. **Note: only hydric plots are shown.**
ggplot(data=(ash_by_plot %>% filter(mstrlvl=="hydric")))+
  geom_col(aes(x=Plot_ID, y=number_small_trees), fill="darkgreen") +
  geom_col(aes(x=Plot_ID, y=(number_small_trees_black + number_small_trees_unknown_species)), fill="black")+
  geom_col(aes(x=Plot_ID, y=number_small_trees_unknown_species), fill="lightblue") +      
  scale_x_discrete(guide = guide_axis(angle = 90)) + theme_classic() + 
  ylab("Number of small trees \n(2.5-10 cm DBH)") # Note: warning messages are 
# just because some plots have not been visited yet, so they do not have a 
# value for number of small trees

# Make a bar graph to show species of ash for small ash trees at transects.
ggplot(data=ash_by_transect)+
  geom_col(aes(x=Transect, y=total_number_small_trees_green_white_or_pumpkin + total_number_small_trees_black + total_number_small_trees_unknown_species), fill="darkgreen") +
  geom_col(aes(x=Transect, y=total_number_small_trees_black + total_number_small_trees_unknown_species), fill="black")+
  geom_col(aes(x=Transect, y=total_number_small_trees_unknown_species), fill="lightblue") +      
  scale_x_discrete(guide = guide_axis(angle = 90)) + theme_classic() + 
  ylab("Number of small ash trees \n(2.5-10 cm DBH)")

# Looking at all ash trees, organized by species, how many are 
# canopy condition = 1, 2, 3, 4, and 5?
ggplot(data=filter(small_and_big_trees, mstrlvl=="hydric")) +
  geom_bar(aes(x=ash_species_simple, fill=canopy_condition_1_5),color="black") + 
  scale_fill_brewer() + theme_bw() # This would seem to suggest that more black 
# ash are dying than green/white/pumpkin. But when you stratify by DBH, you can
# see that the green ash are mostly smaller than the black ash in hydric forests
# we surveyed

# Create a histogram of number of small trees to investigate whether the 
# distribution follows a Poisson distribution.
ggplot(data=ash_by_plot, aes(x=number_small_trees)) + geom_histogram() + 
  theme_classic()
# The Poisson distribution assumes that events (here the presence of a small
# tree) occur independently of the position of other small trees. That assumption
# is obviously false
